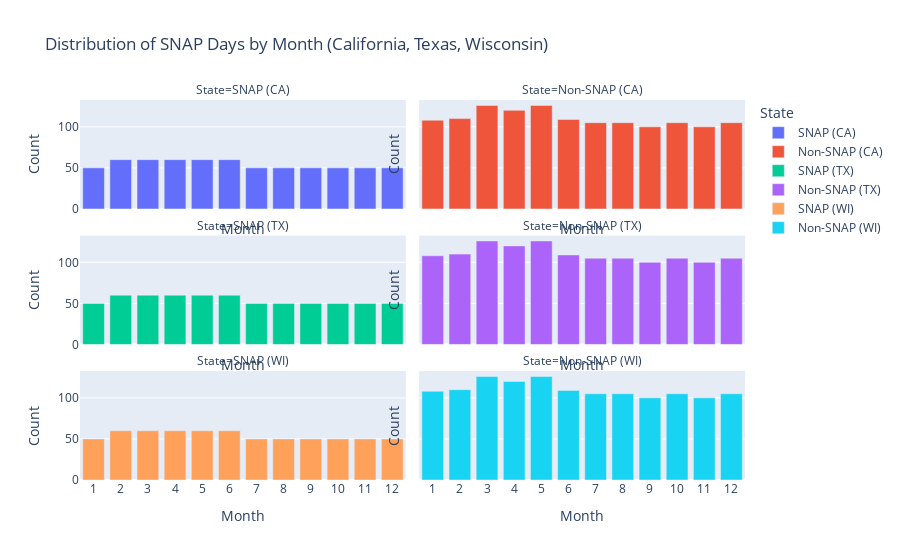

The notebook cell this image was saved under:
### Code cell
import plotly.express as px

# Define months
months = ['1', '2', '3', '4', '5', '6', '7', '8', '9', '10', '11', '12']

# Group the data by month and state
snap_counts_CA = calendar_df[calendar_df['snap_CA'] == 1].groupby('month').size()
non_snap_counts_CA = calendar_df[calendar_df['snap_CA'] == 0].groupby('month').size()
snap_counts_TX = calendar_df[calendar_df['snap_TX'] == 1].groupby('month').size()
non_snap_counts_TX = calendar_df[calendar_df['snap_TX'] == 0].groupby('month').size()
snap_counts_WI = calendar_df[calendar_df['snap_WI'] == 1].groupby('month').size()
non_snap_counts_WI = calendar_df[calendar_df['snap_WI'] == 0].groupby('month').size()

# Create a DataFrame for the data
data = pd.DataFrame({
    'Month': months * 6,
    'Count': list(snap_counts_CA) + list(non_snap_counts_CA) +
             list(snap_counts_TX) + list(non_snap_counts_TX) +
             list(snap_counts_WI) + list(non_snap_counts_WI),
    'State': ['SNAP (CA)'] * 12 + ['Non-SNAP (CA)'] * 12 +
             ['SNAP (TX)'] * 12 + ['Non-SNAP (TX)'] * 12 +
             ['SNAP (WI)'] * 12 + ['Non-SNAP (WI)'] * 12
})

# Create the plot using Plotly Express
fig = px.bar(
    data,
    x='Month',
    y='Count',
    color='State',
    facet_col='State',
    facet_col_wrap=2,
    title='Distribution of SNAP Days by Month (California, Texas, Wisconsin)',
    labels={'Count': 'Count'},
    category_orders={"Month": months}
)

# Update layout
fig.update_xaxes(title='Month')
fig.update_yaxes(title='Count')

# Show the plot
fig.show()

### Figure 1 — Plotly figure (JSON) as saved in the notebook; plotly's stock layout.template omitted (floating-point values rounded to 4 significant figures)
{"data": [{"alignmentgroup": "True", "hovertemplate": "State=SNAP (CA)<br>Month=%{x}<br>Count=%{y}<extra></extra>", "legendgroup": "SNAP (CA)", "marker": {"color": "#636efa", "pattern": {"shape": ""}}, "name": "SNAP (CA)", "offsetgroup": "SNAP (CA)", "orientation": "v", "showlegend": true, "textposition": "auto", "type": "bar", "x": ["1", "2", "3", "4", "5", "6", "7", "8", "9", "10", "11", "12"], "xaxis": "x5", "y": [50, 60, 60, 60, 60, 60, 50, 50, 50, 50, 50, 50], "yaxis": "y5"}, {"alignmentgroup": "True", "hovertemplate": "State=Non-SNAP (CA)<br>Month=%{x}<br>Count=%{y}<extra></extra>", "legendgroup": "Non-SNAP (CA)", "marker": {"color": "#EF553B", "pattern": {"shape": ""}}, "name": "Non-SNAP (CA)", "offsetgroup": "Non-SNAP (CA)", "orientation": "v", "showlegend": true, "textposition": "auto", "type": "bar", "x": ["1", "2", "3", "4", "5", "6", "7", "8", "9", "10", "11", "12"], "xaxis": "x6", "y": [108, 110, 126, 120, 126, 109, 105, 105, 100, 105, 100, 105], "yaxis": "y6"}, {"alignmentgroup": "True", "hovertemplate": "State=SNAP (TX)<br>Month=%{x}<br>Count=%{y}<extra></extra>", "legendgroup": "SNAP (TX)", "marker": {"color": "#00cc96", "pattern": {"shape": ""}}, "name": "SNAP (TX)", "offsetgroup": "SNAP (TX)", "orientation": "v", "showlegend": true, "textposition": "auto", "type": "bar", "x": ["1", "2", "3", "4", "5", "6", "7", "8", "9", "10", "11", "12"], "xaxis": "x3", "y": [50, 60, 60, 60, 60, 60, 50, 50, 50, 50, 50, 50], "yaxis": "y3"}, {"alignmentgroup": "True", "hovertemplate": "State=Non-SNAP (TX)<br>Month=%{x}<br>Count=%{y}<extra></extra>", "legendgroup": "Non-SNAP (TX)", "marker": {"color": "#ab63fa", "pattern": {"shape": ""}}, "name": "Non-SNAP (TX)", "offsetgroup": "Non-SNAP (TX)", "orientation": "v", "showlegend": true, "textposition": "auto", "type": "bar", "x": ["1", "2", "3", "4", "5", "6", "7", "8", "9", "10", "11", "12"], "xaxis": "x4", "y": [108, 110, 126, 120, 126, 109, 105, 105, 100, 105, 100, 105], "yaxis": "y4"}, {"alignmentgroup": "True", "hovertemplate": "State=SNAP (WI)<br>Month=%{x}<br>Count=%{y}<extra></extra>", "legendgroup": "SNAP (WI)", "marker": {"color": "#FFA15A", "pattern": {"shape": ""}}, "name": "SNAP (WI)", "offsetgroup": "SNAP (WI)", "orientation": "v", "showlegend": true, "textposition": "auto", "type": "bar", "x": ["1", "2", "3", "4", "5", "6", "7", "8", "9", "10", "11", "12"], "xaxis": "x", "y": [50, 60, 60, 60, 60, 60, 50, 50, 50, 50, 50, 50], "yaxis": "y"}, {"alignmentgroup": "True", "hovertemplate": "State=Non-SNAP (WI)<br>Month=%{x}<br>Count=%{y}<extra></extra>", "legendgroup": "Non-SNAP (WI)", "marker": {"color": "#19d3f3", "pattern": {"shape": ""}}, "name": "Non-SNAP (WI)", "offsetgroup": "Non-SNAP (WI)", "orientation": "v", "showlegend": true, "textposition": "auto", "type": "bar", "x": ["1", "2", "3", "4", "5", "6", "7", "8", "9", "10", "11", "12"], "xaxis": "x2", "y": [108, 110, 126, 120, 126, 109, 105, 105, 100, 105, 100, 105], "yaxis": "y2"}], "layout": {"annotations": [{"font": {}, "showarrow": false, "text": "State=SNAP (WI)", "x": 0.245, "xanchor": "center", "xref": "paper", "y": 0.2867, "yanchor": "bottom", "yref": "paper"}, {"font": {}, "showarrow": false, "text": "State=Non-SNAP (WI)", "x": 0.755, "xanchor": "center", "xref": "paper", "y": 0.2867, "yanchor": "bottom", "yref": "paper"}, {"font": {}, "showarrow": false, "text": "State=SNAP (TX)", "x": 0.245, "xanchor": "center", "xref": "paper", "y": 0.6433, "yanchor": "bottom", "yref": "paper"}, {"font": {}, "showarrow": false, "text": "State=Non-SNAP (TX)", "x": 0.755, "xanchor": "center", "xref": "paper", "y": 0.6433, "yanchor": "bottom", "yref": "paper"}, {"font": {}, "showarrow": false, "text": "State=SNAP (CA)", "x": 0.245, "xanchor": "center", "xref": "paper", "y": 1.0, "yanchor": "bottom", "yref": "paper"}, {"font": {}, "showarrow": false, "text": "State=Non-SNAP (CA)", "x": 0.755, "xanchor": "center", "xref": "paper", "y": 1.0, "yanchor": "bottom", "yref": "paper"}], "autosize": true, "barmode": "relative", "legend": {"title": {"text": "State"}, "tracegroupgap": 0}, "title": {"text": "Distribution of SNAP Days by Month (California, Texas, Wisconsin)"}, "xaxis": {"anchor": "y", "autorange": true, "categoryarray": ["1", "2", "3", "4", "5", "6", "7", "8", "9", "10", "11", "12"], "categoryorder": "array", "domain": [0, 0.49], "range": [-0.5, 11.5], "title": {"text": "Month"}, "type": "category"}, "xaxis2": {"anchor": "y2", "autorange": true, "categoryarray": ["1", "2", "3", "4", "5", "6", "7", "8", "9", "10", "11", "12"], "categoryorder": "array", "domain": [0.51, 1], "matches": "x", "range": [-0.5, 11.5], "title": {"text": "Month"}, "type": "category"}, "xaxis3": {"anchor": "y3", "autorange": true, "domain": [0, 0.49], "matches": "x", "range": [-0.5, 11.5], "showticklabels": false, "title": {"text": "Month"}, "type": "category"}, "xaxis4": {"anchor": "y4", "autorange": true, "domain": [0.51, 1], "matches": "x", "range": [-0.5, 11.5], "showticklabels": false, "title": {"text": "Month"}, "type": "category"}, "xaxis5": {"anchor": "y5", "autorange": true, "domain": [0, 0.49], "matches": "x", "range": [-0.5, 11.5], "showticklabels": false, "title": {"text": "Month"}, "type": "category"}, "xaxis6": {"anchor": "y6", "autorange": true, "domain": [0.51, 1], "matches": "x", "range": [-0.5, 11.5], "showticklabels": false, "title": {"text": "Month"}, "type": "category"}, "yaxis": {"anchor": "x", "autorange": true, "domain": [0, 0.2867], "range": [0, 132.6], "title": {"text": "Count"}, "type": "linear"}, "yaxis2": {"anchor": "x2", "autorange": true, "domain": [0, 0.2867], "matches": "y", "range": [0, 132.6], "showticklabels": false, "title": {"text": "Count"}, "type": "linear"}, "yaxis3": {"anchor": "x3", "autorange": true, "domain": [0.3567, 0.6433], "matches": "y", "range": [0, 132.6], "title": {"text": "Count"}, "type": "linear"}, "yaxis4": {"anchor": "x4", "autorange": true, "domain": [0.3567, 0.6433], "matches": "y", "range": [0, 132.6], "showticklabels": false, "title": {"text": "Count"}, "type": "linear"}, "yaxis5": {"anchor": "x5", "autorange": true, "domain": [0.7133, 1.0], "matches": "y", "range": [0, 132.6], "title": {"text": "Count"}, "type": "linear"}, "yaxis6": {"anchor": "x6", "autorange": true, "domain": [0.7133, 1.0], "matches": "y", "range": [0, 132.6], "showticklabels": false, "title": {"text": "Count"}, "type": "linear"}}}
